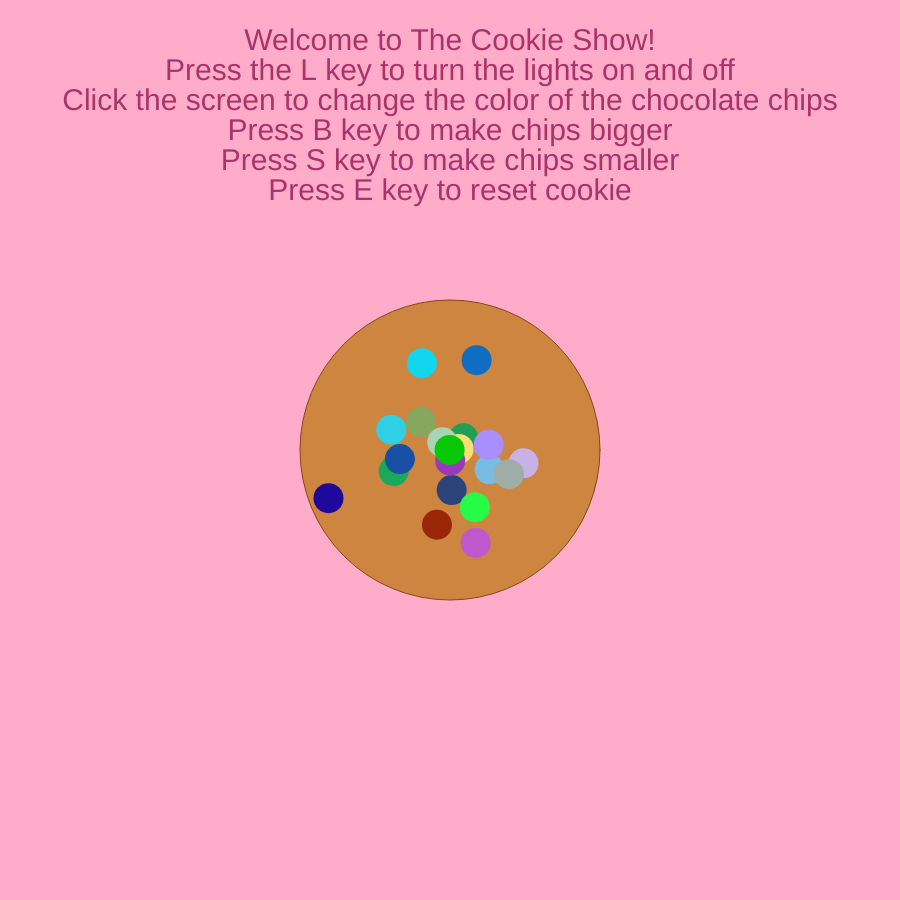
Frame 1 (no input)
Frame 60 (no input): identical to frame 1, image omitted
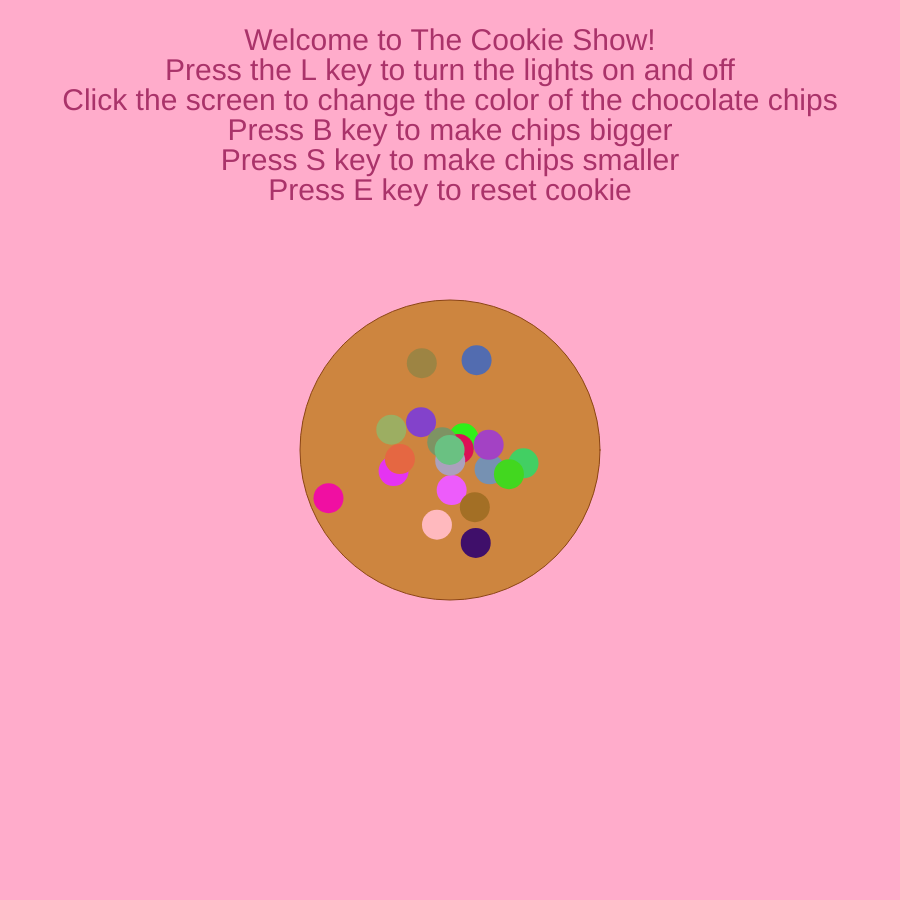
Frame 120 (the mouse pressed at the canvas centre since frame 60)

The p5.js sketch that drew these frames (run headless with seeded random() and noise() and a simulated clock; from frame 60 on, the mouse is pressed at the canvas centre):

// p5.js sketch
// ── sketch.js
/* "The Cookie Show"
  by Journey Ford

*/

class chip
{
constructor(x,y)
{
  this.x = x; //an instances's data and methods
  this.y = y;
  this.r =random(0,255);
  this.g =random(0,255);
  this.b =random(0,255);
  this.size= chipSize;
}
display()
{
  fill(this.r,this.g,this.b);
  noStroke();
  ellipse(this.x, this.y, this.size, this.size);
}
colorChange()
{
  this.r = random(0,255);
  this.g = random(0,255);
  this.b = random(0,255);
}
}

let spotlightOn = false;
//cookie constants and variables, p5.js

//can change
cookieX = 0;
cookieY = 0;
//doesn't change
const cookieSize = 300;
const chipSize = 30;
const chipCount = 20;

let chips = []; //chocolate chips array
function setup()
{
  createCanvas(900, 900);  
  //background(255,172,203);

  //cookie size and centered
  cookieX = width/2;
  cookieY = height/2;

  //text
  textAlign(CENTER);
  textSize(30);

  for (let i = 0; i < chipCount; i++) 
  {
    let radius = random((cookieSize/2) - chipSize/2); //stay inside cookie
    let angle = random(TWO_PI); //random angle in radians, spreads chips all over
    //radius+angle = x and y coordinates, horizontal and vertical offset
    let x = cookieX + cos(angle)*radius; //random coordinates inside cookie
    let y = cookieY + sin(angle)*radius;
    chips.push(new chip(x,y)); //creates new chip, adds to array
  }

  
}
function draw() 
{
  background(255,172,203);

  fill(170, 51, 106);
  text('Welcome to The Cookie Show!', width/2, 50);
  text('Press the L key to turn the lights on and off', width/2, 80);
  text('Click the screen to change the color of the chocolate chips', width/2, 110);
  text('Press B key to make chips bigger', width/2, 140);
  text('Press S key to make chips smaller', width/2, 170);
  text('Press E key to reset cookie', width/2, 200);


  stroke(139,69,19);
  fill(205,133,63);
  ellipse(cookieX, cookieY, cookieSize, cookieSize); 



  // chips
  //fill(r,g,b); //fill all chips with random colors
  for (let i = 0; i<chips.length; i++)
  {
    chips[i].display();
  }

//start spotlight off, !spotlight, but show up when keyPressed()
if (spotlightOn)
{
  fill(255, 255, 153, 150); //spotlight
  noStroke();
  triangle(width/2, 0, width/2 - 250, height, width/2 + 250, height); 
  //insight from friend, centering the triangle from the top center to fall over full cookie
}

}

function drawChip(x,y)
{
  ellipse(x, y, chipSize, chipSize);
}

//COLOR CHANGING CHIPS
function mousePressed()
{
for (let i = 0; i<chips.length; i++)
{
  chips[i].colorChange();
}
}
//spotlight with l key
function keyPressed() {
  if (key === "l" || key === "L") 
  {
  spotlightOn = !spotlightOn;
  console.log("Spotlight toggled:", spotlightOn);
  }
  
  //reset with e key
  if (key === "e" || key === "E") 
  {
    chips = [];
    for (let i = 0; i < chipCount; i++) 
    {
      let radius = random((cookieSize/2)-chipSize/2);
      let angle = random(TWO_PI);
      let x = cookieX + cos(angle)*radius;
      let y = cookieY + sin(angle)*radius;
      chips.push(new chip(x,y));
    }
  }
  //make chips bigger with b key
  if (key === "b" || key === "B") 
  {
    for (let i = 0; i < chips.length; i++) {
      if (random() < 0.5) {
        chips[i].size += 5;
      }
    }
  }
  //make chips smaller with s key
  if (key === "s" || key === "S") 
  {
    for (let i = 0; i < chips.length; i++) {
      if (random() < 0.5) {
        chips[i].size = max(5, chips[i].size - 5);
      }
    }
  }
}
